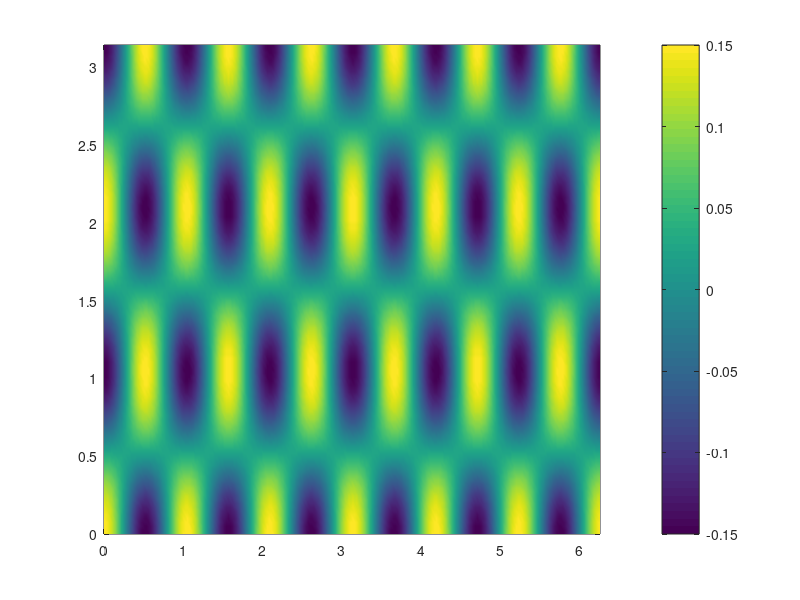

Recreate this plot in MATLAB. (Note: this script raises an error after producing the figure.)
clear all;
close all;
nx = 256;
nz = 128;
L = 2*pi; 
H = pi;
dx = L/nx; 
dz = H/nz;
x = (0:nx-1)*dx;  
z = (0:nz)*dz; % functions are not periodic in z
[x_,z_] = ndgrid(x,z); 

N = 15;
f = 0.;
k = 6;
m = 3;
kappa = sqrt(k^2+m^2);
omega = sqrt(k^2*N^2 + m^2*f^2)/kappa;
a = .05;
factor = 1;

%psi = a*cos(k*x_).*sin(m*z_);
% If I added the second term, u blows up
w =  a*k*sin(k*x_).*sin(m*z_);
V =   a*f^2*m/omega * sin(k*x_).*cos(m*z_);
b =  -N^2*a*k/omega * cos(k*x_).*sin(m*z_);

u =  a*m*cos(k*x_).*cos(m*z_) + factor * k/(2*omega)*(a*k)^2 * (m^2/k^2+1) * (1 -  cos(2*m*z_))/2;




figure;
pcolor(x,z,u');shading interp;colorbar;

Sin(:,:,1) = u;
Sin(:,:,2) = w;
Sin(:,:,3) = V;
Sin(:,:,4) = b;

% increasing the number of particles is not very helpful
np = 64;
x0 = 2*pi/np/2;
Xpin.y = pi/2*ones(np,1); 
Xpin.x = linspace(x0,2*pi+x0-2*pi/np,np)';

%figure
%pcolor(x,z,b'), shading interp, colorbar, axis image

numsteps = 50000;
savestep = 100;
[Sout,time,energy,Xp] = bous2kfh(Sin,N,f,numsteps,savestep,Xpin);

% validation of the code: compare the velocity with exact soln
u_ex = a*m*cos(k*x_ - omega * time(end)).*cos(m*z_);
w_ex = a*k*sin(k*x_ - omega * time(end)).*sin(m*z_);
b_ex = -N^2*a*k/omega * cos(k*x_ - omega * time(end)).*sin(m*z_);

%figure;
%contourf(x,z,w_ex' - squeeze( Sout(:,:,2,end))'); colorbar;

xpar = [Xp(:).x];
xpar_disp = xpar - xpar(:,1);
zpar = [Xp(:).y];
zpar_disp = zpar- zpar(:,1);
for j=1:numsteps+1
    Xpa(j) = mean(xpar_disp(:,j));
    zpa(j) = mean(zpar_disp(:,j));
end



%us = a^2*k*m^2/(2*omega);
us = k/(2*omega) * m^2/k^2 * (a*k)^2 *cos(2*m*pi/2);
ul = k/(2*omega) * (a*k)^2 * (m^2/k^2 * (cos(m*pi/2))^2 + (sin(m*pi/2))^2);



dt = (time(end)-time(end-1))/savestep;
t=[0:numsteps]*dt;

figure('units','centimeter','Position', [10 5 10 8]);
%subplot(1,2,1);
plot(t,Xpa,'b','linewidth',2);hold on;
plot(t,us*t,'r','linewidth',2);
plot(t,ul*t,'g','linewidth',2);

%plot(t(2:end),xpar_disp(2,2:end),'k');
%plot(t(2:end),xpar_disp(5,2:end),'m');

lg = legend('$<x>$', '$\overline{u}^st$','$\overline{u}^Lt$');
set(lg,'interpreter','latex','FontSize',12);
legend boxoff;
xlabel('t'); ylabel('x');
set(gca,'FontSize',12);
%title('particle displacement in x');
grid on;
title('m=2')
subplot(1,2,2);
plot(t(2:end),(Xpa(2:end) - ul*t(2:end))./(ul*t(2:end)) ,'b','linewidth',2);
hold on;
plot(t(2:end),(us*t(2:end) - ul*t(2:end))./(ul*t(2:end)),'r','linewidth',2);
%plot(t,ul*t,'r','linewidth',2);

lg = legend('$\frac{<x>-\overline{u}^Lt}{\overline{u}^Lt}$', '$\frac{\overline{u}^st-\overline{u}^Lt}{\overline{u}^Lt}$');
set(lg,'interpreter','latex','FontSize',14);
legend boxoff;
xlabel('t'); 
set(gca,'FontSize',12);
grid on;



print -f3 -depsc -r600 k6m2_f0

%plot(t,xpar_disp(9,:)- ul*t,'k--');
%plot(t,xpar_disp(10,:)- ul*t,'b');
 %plot(xlim,[0 0],'k--');

% yay!
